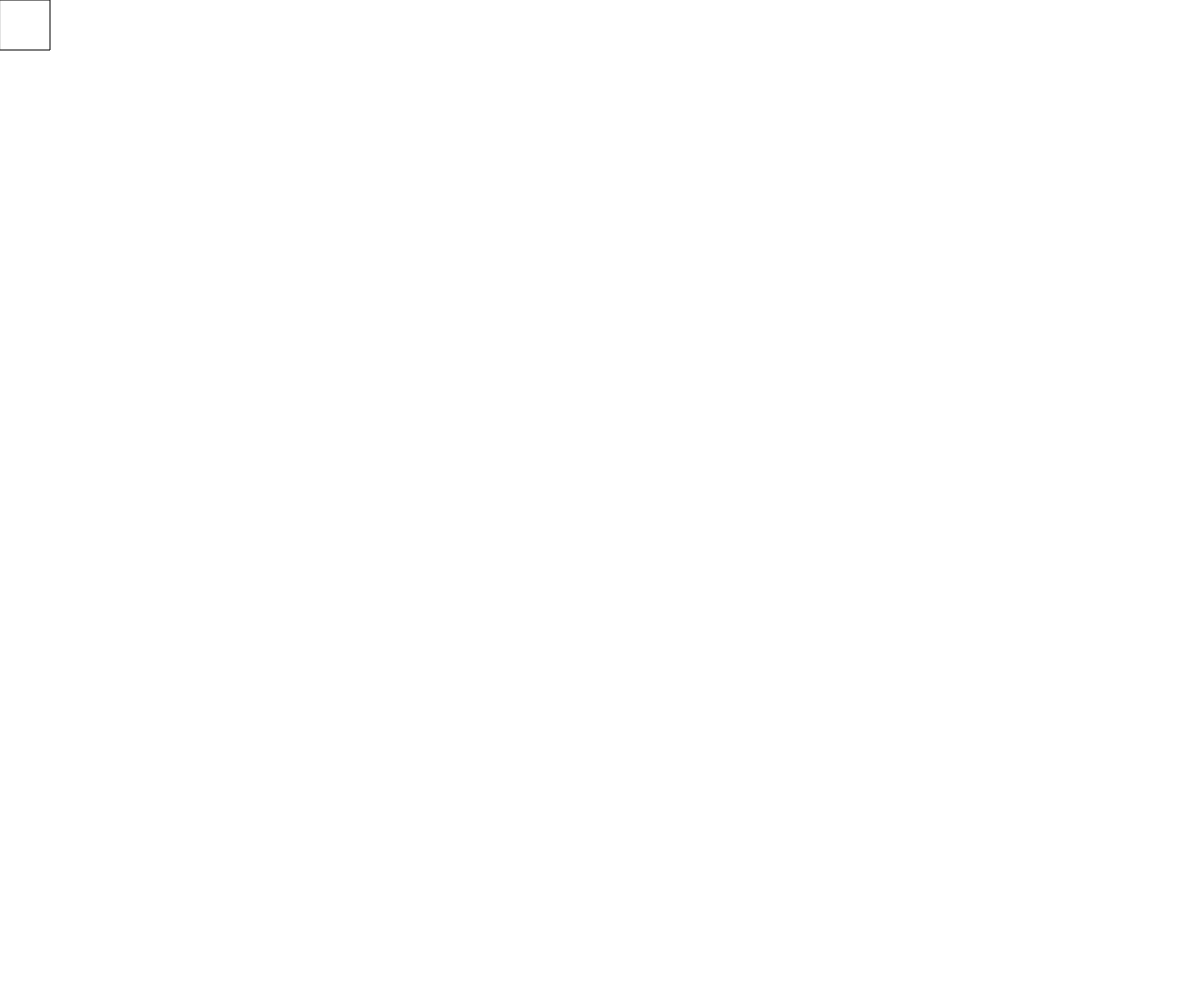
Frame 1 (no input)
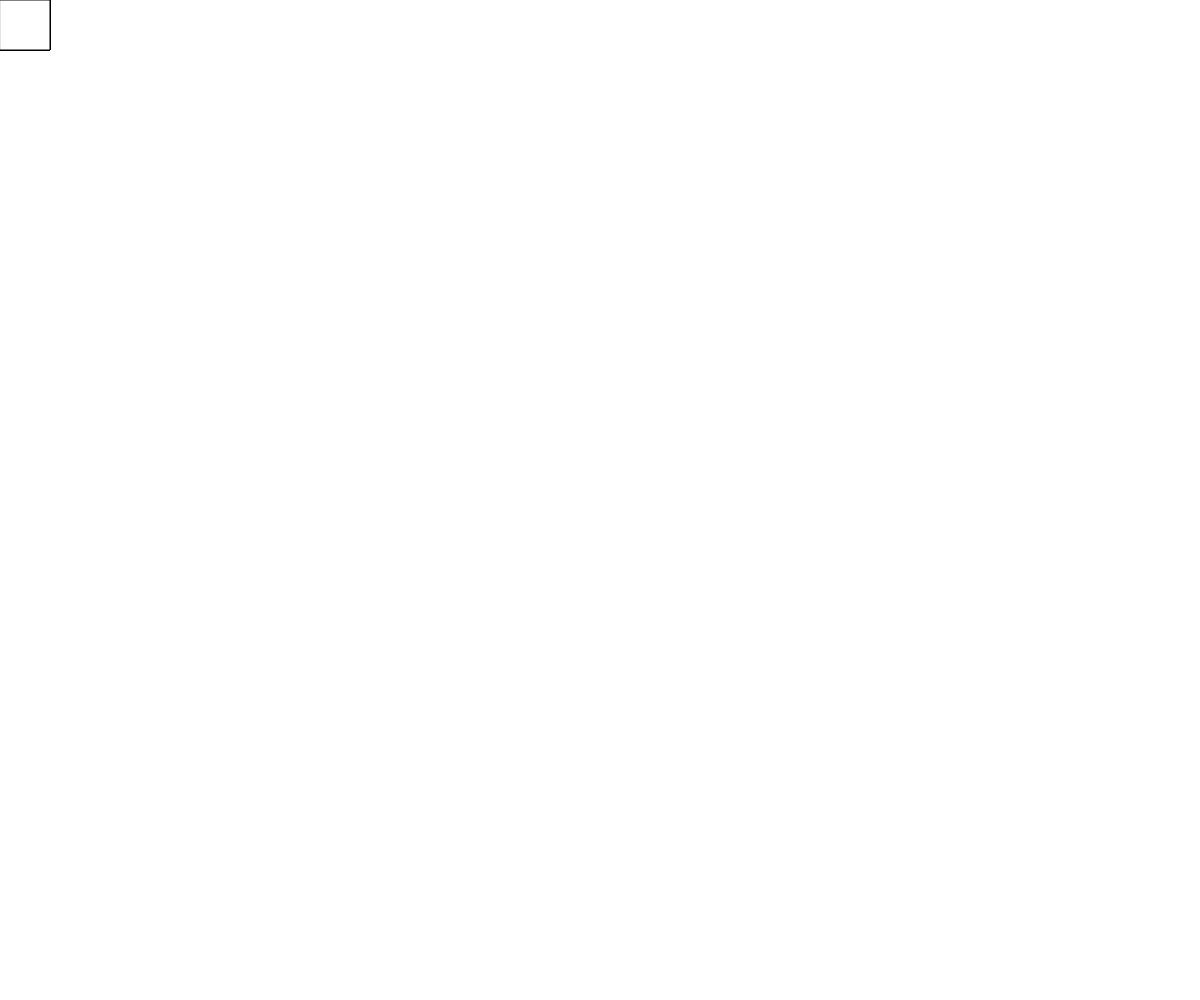
Frame 60 (no input)
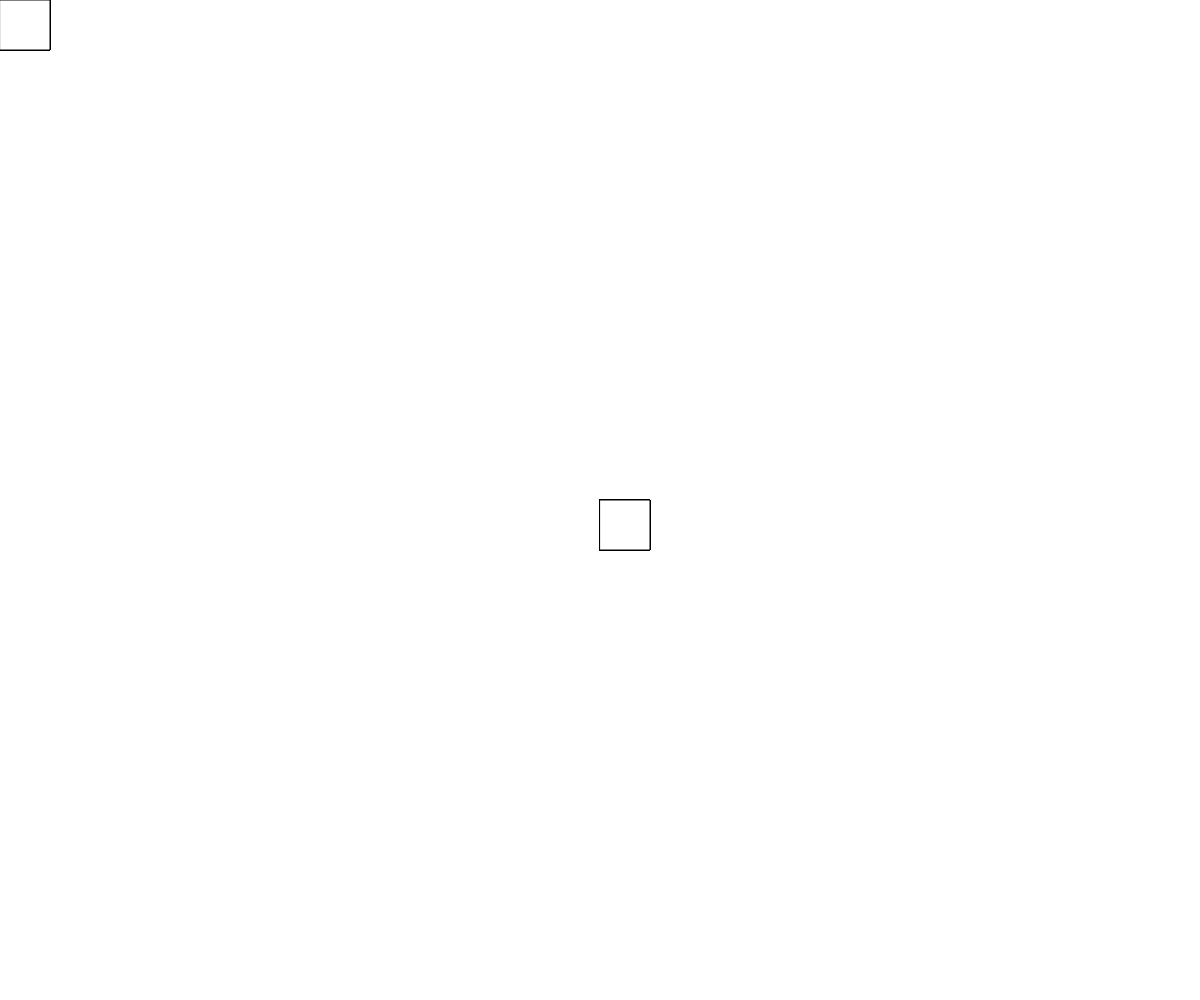
Frame 120 (the mouse pressed at the canvas centre since frame 60)

The p5.js sketch that drew these frames (run headless with seeded random() and noise() and a simulated clock; from frame 60 on, the mouse is pressed at the canvas centre):

// p5.js sketch
// ── sketch.js
function setup() {
  // put setup code here
  createCanvas(windowWidth, windowHeight);
}

function draw() {
  // put drawing code here

  rect(mouseX, mouseY, 50, 50);
}
